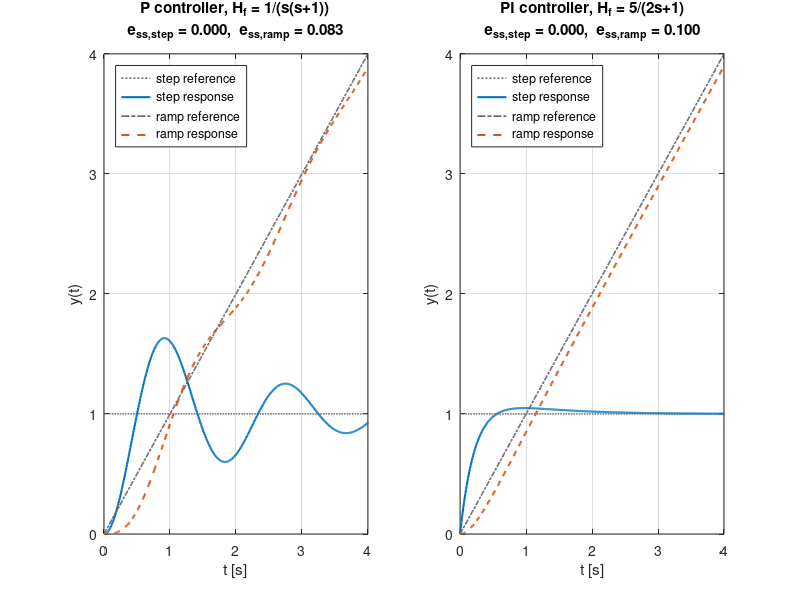
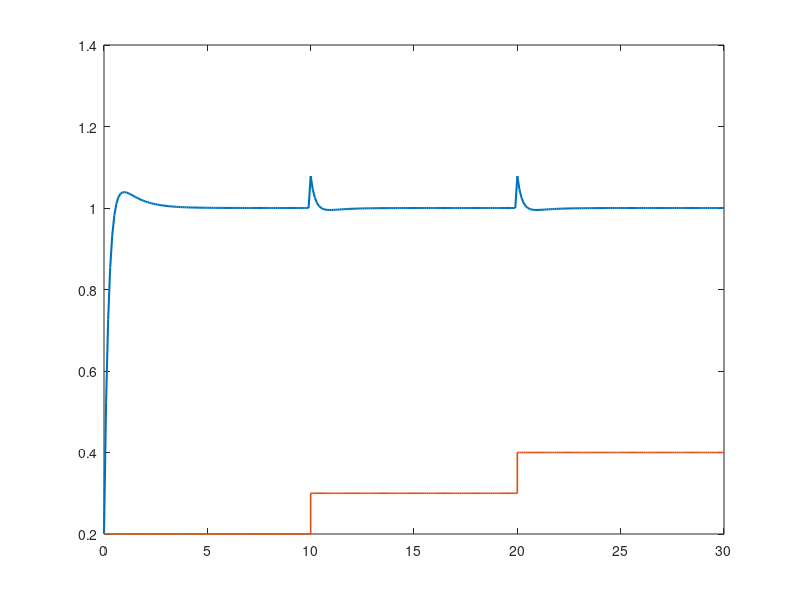

These figures' MATLAB source, in order: (Note: this script raises an error after producing the figures.)
%% make_figures.m - regenerates the figures used in README.md
% Uses the same plants and controller design steps as the lab scripts in src/.
% Requires: MATLAB + Control System Toolbox. Run from this folder.
clear; close all;
here = fileparts(mfilename('fullpath'));
out  = fullfile(here, 'figures');
if ~exist(out, 'dir'), mkdir(out); end
c = lines(4);

%% Lab 2 - steady-state error: P controller on a type-1 plant vs PI on a type-0 plant
t  = 0:0.01:15;
H1 = feedback(series(tf(12, 1), tf(1, [1 1 0])), 1);          % P,  Hf = 1/(s(s+1))
H2 = feedback(series(tf([2 2], [1 0]), tf(5, [2 1])), 1);     % PI, Hf = 5/(2s+1)
f = figure('Color', 'w', 'Position', [100 100 1100 420]);
cases = {H1, 'P controller, H_f = 1/(s(s+1))'; H2, 'PI controller, H_f = 5/(2s+1)'};
for k = 1:2
    H = cases{k, 1};
    yp = step(H, t); yv = lsim(H, t, t);
    subplot(1, 2, k);
    plot(t, ones(size(t)), ':', 'Color', [0.4 0.4 0.4], 'LineWidth', 1.2); hold on;
    plot(t, yp, 'LineWidth', 1.5, 'Color', c(1,:));
    plot(t, t, '-.', 'Color', [0.4 0.4 0.4], 'LineWidth', 1.2);
    plot(t, yv, '--', 'LineWidth', 1.5, 'Color', c(2,:));
    grid on; xlabel('t [s]'); ylabel('y(t)'); ylim([0 4]); xlim([0 4]);
    title({cases{k, 2}, sprintf('e_{ss,step} = %.3f,  e_{ss,ramp} = %.3f', abs(1 - yp(end)), t(end) - yv(end))});
    legend({'step reference', 'step response', 'ramp reference', 'ramp response'}, 'Location', 'northwest');
end
exportgraphics(f, fullfile(out, 'lab02_steady_state_error.png'), 'Resolution', 150);

%% Lab 3 - disturbance rejection with a PI controller (superposition)
t   = 0:0.1:30;
Hf  = tf(5, [2 1]);  Hc = tf([2 2], [1 0]);
Hry = feedback(Hc*Hf, 1);                    % reference -> output
Hpy = feedback(1, Hc*Hf);                    % output disturbance -> output
p   = 0.2*(t < 10) + 0.3*((t >= 10) & (t < 20)) + 0.4*(t >= 20);
yr  = step(Hry, t); yp = lsim(Hpy, p, t);
f = figure('Color', 'w', 'Position', [100 100 900 420]);
plot(t, yr + yp, 'LineWidth', 1.5); hold on; stairs(t, p, 'LineWidth', 1.2);
yline(1, 'k:'); grid on; ylim([0 1.15]); xlabel('t [s]'); ylabel('amplitude');
legend({'output y = y_r + y_p', 'step disturbance p(t)', 'reference'}, 'Location', 'east');
title('PI loop rejects stepwise output disturbances (integral action)');
exportgraphics(f, fullfile(out, 'lab03_disturbance_rejection.png'), 'Resolution', 150);

%% Labs 7-8 - frequency-domain design of P, PD, PI (lag) and PID on Hf = 3.5/(s(0.5s+1))
Hf = tf(3.5, [0.5 1 0]);
C = struct();
% P (lab 7): gain from the magnitude condition for sigma = 7 %
s7 = 0.07; z7 = abs(log(s7)/sqrt(pi^2 + log(s7)^2));
A = 1/(4*sqrt(2)*z7^2); Vrp = db2mag(-(1.85 - db(A)));
C.P = tf(Vrp, 1);
% PD (lab 7): zero cancels the plant pole (Td = 0.5 s), pole moved tsp/tspd times further left.
% Note: src/lab07 uses Tn = Td*(tsp/tspd), which makes the block a lag; the lead form
% (Tn = Td*(tspd/tsp), same as the derivative part of the PID in src/lab08) is used here.
tsp = 3.88; tspd = 2; Td = 0.5; Tn = Td*(tspd/tsp);
C.PD = tf([Vrp*(tsp/tspd)*Td Vrp*(tsp/tspd)], [Tn 1]);
% PI / lag (lab 8): raise the velocity constant from 1.25 to 7
Vrp8 = 0.3423; cvp = 1.25; cvpi = 7; wt1 = 1.06;
wz = wt1/10; Tz = 1/wz; Tp = 1/(wz*(cvp/cvpi));
C.PI = tf([Vrp8*(cvpi/cvp)*Tz Vrp8*(cvpi/cvp)], [Tp 1]);
% PID (lab 8): lag + lead
tspid = 0.7; Tn2 = Td*(tspid/tsp);
Vrpid = Vrp8*(cvpi/cvp)*(tsp/tspid);
C.PID = series(tf([Vrpid*Tz Vrpid], [Tp 1]), tf([Td 1], [Tn2 1]));

names = fieldnames(C); t = 0:0.005:12;
f = figure('Color', 'w', 'Position', [100 100 1100 440]);
subplot(1, 2, 1); hold on;
fprintf('\n%-4s %10s %10s %10s %10s\n', 'Hc', 'sigma[%]', 'ts[s]', 'cv[1/s]', 'PM[deg]');
leg = cell(size(names));
for k = 1:numel(names)
    L  = series(C.(names{k}), Hf); H = feedback(L, 1);
    y  = step(H, t); si = stepinfo(H);
    tr = 0:0.01:50; e = tr(end) - lsim(H, tr, tr); e = e(end);
    [~, pm] = margin(L);
    fprintf('%-4s %10.2f %10.2f %10.2f %10.1f\n', names{k}, si.Overshoot, si.SettlingTime, 1/e, pm);
    plot(t, y, 'LineWidth', 1.5);
    leg{k} = sprintf('%s: \\sigma = %.1f %%, t_s = %.2f s, c_v = %.2f', names{k}, si.Overshoot, si.SettlingTime, 1/e);
end
yline(1, 'k:'); grid on; box on; xlabel('t [s]'); ylabel('y(t)');
legend(leg, 'Location', 'southeast'); title('Closed-loop step responses, H_f = 3.5 / (s(0.5s+1))');
subplot(1, 2, 2);
opts = bodeoptions; opts.PhaseVisible = 'off'; opts.Grid = 'on'; opts.Title.String = 'Open-loop magnitude L(j\omega)';
bodeplot(series(C.P, Hf), series(C.PD, Hf), series(C.PI, Hf), series(C.PID, Hf), {1e-3, 1e2}, opts);
legend(names, 'Location', 'southwest');
exportgraphics(f, fullfile(out, 'lab07_08_p_pd_pi_pid.png'), 'Resolution', 150);
